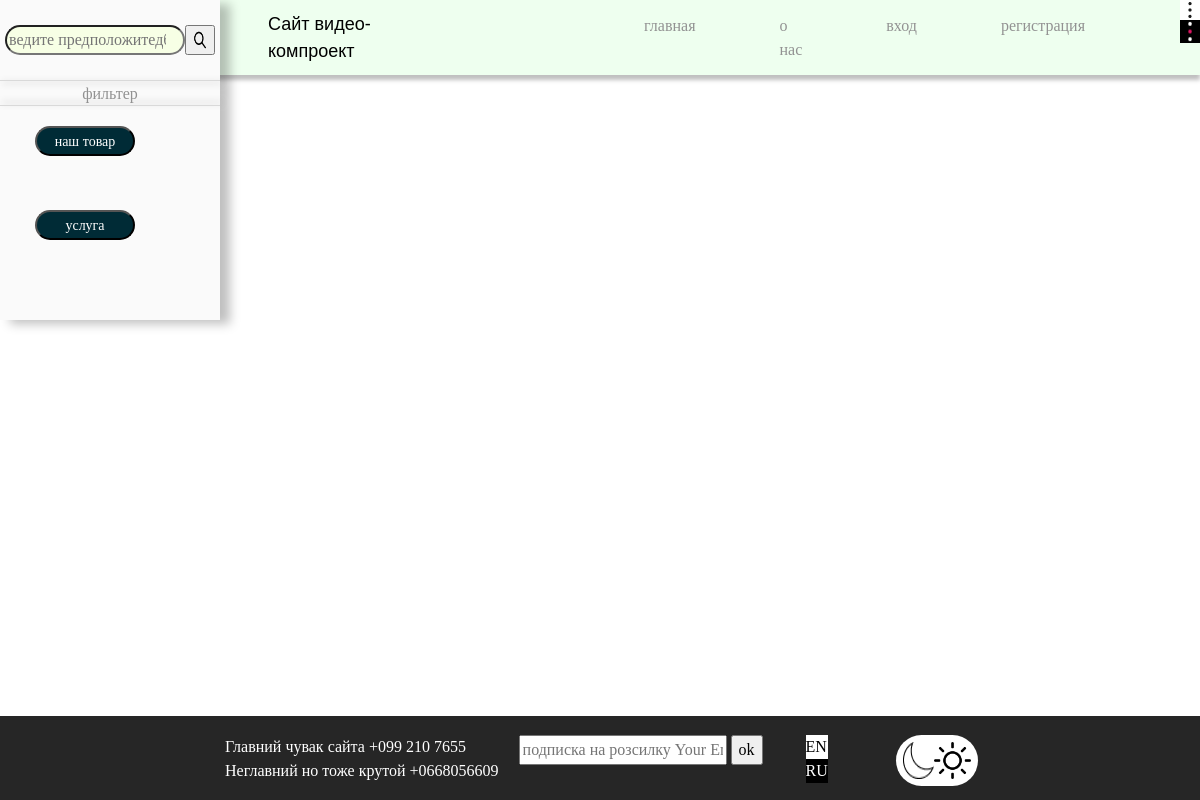
The app's page /ru/filter/ with its own data.
### main/models.py (models this page shows, shortened)
class Category(models.Model):
    name = models.CharField('Категория', max_length=80)
    description = models.TextField('описание')
    url = models.SlugField(max_length=160, unique=True)
    class Meta:
        verbose_name = 'категория'
        verbose_name_plural = 'Категорий'

### main/views.py (the view)
# urls.py: path('filter/', views.FilterProductView.as_view(), name='filter'),
class FilterProductView(CategoryYear, ListView):
    def get_queryset(self):
        queryset = Product.objects.filter(
            category__in=self.request.GET.getlist('category')
        )
        return queryset

### contact/forms.py
class ContactForm(forms.ModelForm):
    class Meta:
        model = Contact
        fields = ('email',)
        widgets = {
            'email': forms.TextInput(attrs={'class': 'editContent', 'placeholder' : 'подписка на розсилку Your Email...'})
        }
        labels = {
            'email' : ''
        }

### contact/templatetags/contact_tags.py (called while the page is built)
@register.inclusion_tag("contact/tags/form.html")
def contact_form():
    return {'contact_form': ContactForm()}

### main/templatetags/model_tag.py (called while the page is built)
@register.simple_tag()
def get_categories():
    return Category.objects.all()

### templates/main/product_list.html (shortened to what this page needs)
<!DOCTYPE html>
{% load model_tag %}
{% load static %}
{% load static recaptcha3 %}
{% load static i18n %}
<html lang="en">
<head>
    <link rel="stylesheet" href="{% static 'css/style.css' %}">
    <link rel="stylesheet" title="theme" href="#">
</head>
<body>
    <div class="wrapper">
        <div>
        <div class="sitebar" style="height: 40%">
            <form action="{% url 'search' %}" method="get">
                <div class="search">
                    <input type="search" class="seach_input" name="q" placeholder="ведите предположитедбное название">
                    <button type="submit">
                        <span aria-hidden="true">
                            <img src="{% static 'img/premium-icon-search-4024513.png' %}" height="20px" alt="" class="search_img">
                        </span>
                    </button>
                </div>
            </form>
            <div class="filter">
                <div class="filter-text">
                    <div class="box_shadov1"></div>
                    <p class="filter-item">{% trans 'фильтер' %}</p>
                    <div class="box_shadov2"></div>
                    <form method="get" action="{% url 'filter' %}" name="filter">
                        <div class="filter-check_box" style="padding-top: 20px">
                            <div class="check-box">
                                <nav class="sitebar_menu" style="padding-bottom: 20px;">
                                    <ul class="sitebar_menu_list">
                                        {% get_categories as categories  %}
                                        {% for category in categories %}
                                             <li class="sitebar_menu_items">
                                                 <div style="padding-left: 20px; padding-bottom: 30px"><button type="submit" style="max-width: 100px; width: 100px; border-radius: 20px; background-color: #002b36" value="{{ category.id }}" name="category"><span class="item-checbox" style="color: #ffffff">{{ category.name }}</span></button></div>
                                            </li>
                                        {% endfor %}
                                    </ul>
                                </nav>
                            </div>
                        </div>
                    </form>
                </div>
            </div>
        </div>
        </div>
        {% include 'include/header.html' %}
        <div class="pagin">
            <div class="grid-img-right mt-4 text-right bg bg1">
              {% include 'include/pagination.html' %}
            </div>
        </div>
          {% include 'include/footer.html' %}
</body>
</html>

### static/static_files/css/style.css (style rules this page uses)
*, *::before, *::after { box-sizing: border-box; }
ul[class], ol[class] { padding: 0; }
body, h1, h2, h3, h4, p, ul[class], ol[class], li, figure, figcaption, blockquote, dl, dd, a { margin: 0; text-decoration: none; color: black; }
body { min-height: 100vh; scroll-behavior: smooth; text-rendering: optimizeSpeed; line-height: 1.5; }
ul[class], ol[class] { list-style: none; }
img { max-width: 100%; display: block; }
input, button, textarea, select { font: inherit; }
.sitebar { width: 220px; height: 100%; position: absolute; transition: all 0.3 ease 2s; left: 0; top: 0; z-index: 51; background-color: #FAFAFA; box-shadow: 10px 4px 10px rgba(0, 0, 0, 0.25); }
.search { padding: 25px 5px; display: flex; }
.seach_input { border-radius: 30px; max-width: 180px; background-color: #F7FFE5; }
.search_img { display: block; }
.filter-item { color: #929292; font-family: 'Open Sans'; font-weight: 300; text-align: center; }
.box_shadov1 { background-color: #D9D9D9; width: 100%; height: 1px; box-shadow: 2px 2px 7px #b1b0b0; }
.box_shadov2 { background-color: #D9D9D9; width: 100%; height: 1px; box-shadow: 2px -3px 7px #b1b0b0; }
.check-box { padding-left: 15px; }
.sitebar_menu_items { padding-bottom: 24px; }
.item-checbox { color: #323232; font-family: Montserrat; font-weight: 300; font-size: 14px; }
.pagin { position: absolute; left: 650px; top: 600px; z-index: 10; }
.grid-img-right { padding: 0px 0px 100px 150px; z-index: 10; }

### records on screen
Category: {{ category.id }} 1 (drawn), name "наш товар"
Category: {{ category.id }} 5 (drawn), name "услуга"
